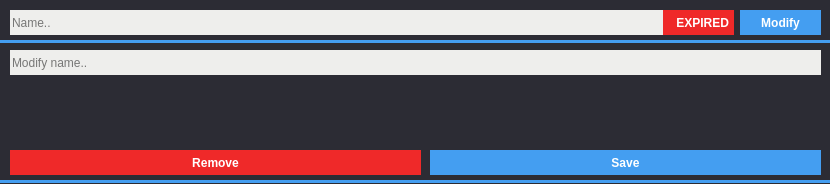
<?xml version="1.0" encoding="UTF-8"?>
<ui version="4.0">
 <class>DBWNameField</class>
 <widget class="QWidget" name="DBWNameField">
  <property name="geometry">
   <rect>
    <x>0</x>
    <y>0</y>
    <width>830</width>
    <height>184</height>
   </rect>
  </property>
  <property name="windowTitle">
   <string>Form</string>
  </property>
  <property name="styleSheet">
   <string notr="true">background-color: rgb(44, 44, 52);</string>
  </property>
  <widget class="QLineEdit" name="nameField">
   <property name="geometry">
    <rect>
     <x>10</x>
     <y>10</y>
     <width>721</width>
     <height>25</height>
    </rect>
   </property>
   <property name="styleSheet">
    <string notr="true">background-color: rgb(238, 238, 236);
color: rgb(0, 0, 0);
border-radius:0px</string>
   </property>
   <property name="text">
    <string/>
   </property>
   <property name="maxLength">
    <number>10000</number>
   </property>
   <property name="echoMode">
    <enum>QLineEdit::Normal</enum>
   </property>
   <property name="readOnly">
    <bool>true</bool>
   </property>
   <property name="placeholderText">
    <string>Name..</string>
   </property>
  </widget>
  <widget class="QPushButton" name="modify">
   <property name="geometry">
    <rect>
     <x>740</x>
     <y>10</y>
     <width>81</width>
     <height>25</height>
    </rect>
   </property>
   <property name="styleSheet">
    <string notr="true">QPushButton
{
border:0px;
background-color: rgb(93, 127, 247);
color: rgb(255, 255, 255);
font-weight: bold
}

QPushButton::checked {
background-color: rgb(68, 158, 241);
}</string>
   </property>
   <property name="text">
    <string>Modify</string>
   </property>
   <property name="checkable">
    <bool>true</bool>
   </property>
   <property name="checked">
    <bool>true</bool>
   </property>
  </widget>
  <widget class="QLineEdit" name="nameModify">
   <property name="geometry">
    <rect>
     <x>10</x>
     <y>50</y>
     <width>811</width>
     <height>25</height>
    </rect>
   </property>
   <property name="styleSheet">
    <string notr="true">background-color: rgb(238, 238, 236);
color: rgb(0, 0, 0);
border-radius:0px</string>
   </property>
   <property name="text">
    <string/>
   </property>
   <property name="maxLength">
    <number>10000</number>
   </property>
   <property name="echoMode">
    <enum>QLineEdit::Normal</enum>
   </property>
   <property name="placeholderText">
    <string>Modify name..</string>
   </property>
  </widget>
  <widget class="QPushButton" name="save">
   <property name="geometry">
    <rect>
     <x>430</x>
     <y>150</y>
     <width>391</width>
     <height>25</height>
    </rect>
   </property>
   <property name="styleSheet">
    <string notr="true">QPushButton
{
border:0px;
background-color: rgb(68, 158, 241);
color: rgb(255, 255, 255);
font-weight: bold
}

QPushButton::pressed {
background-color: rgb(93, 127, 247);
}</string>
   </property>
   <property name="text">
    <string>Save</string>
   </property>
  </widget>
  <widget class="QPushButton" name="remove">
   <property name="geometry">
    <rect>
     <x>10</x>
     <y>150</y>
     <width>411</width>
     <height>25</height>
    </rect>
   </property>
   <property name="styleSheet">
    <string notr="true">QPushButton
{
border:0px;
background-color: rgb(239, 41, 41);
color: rgb(255, 255, 255);
font-weight: bold
}

QPushButton::pressed {
background-color: rgb(164, 0, 0);
}</string>
   </property>
   <property name="text">
    <string>Remove</string>
   </property>
  </widget>
  <widget class="QWidget" name="expiration" native="true">
   <property name="geometry">
    <rect>
     <x>250</x>
     <y>90</y>
     <width>380</width>
     <height>46</height>
    </rect>
   </property>
  </widget>
  <widget class="QLabel" name="expireLabel">
   <property name="geometry">
    <rect>
     <x>663</x>
     <y>10</y>
     <width>71</width>
     <height>25</height>
    </rect>
   </property>
   <property name="styleSheet">
    <string notr="true">color: rgb(255, 255, 255);
background-color: rgb(239, 41, 41);
font-weight: bold</string>
   </property>
   <property name="text">
    <string>    EXPIRED</string>
   </property>
  </widget>
  <widget class="QLabel" name="downColor">
   <property name="geometry">
    <rect>
     <x>0</x>
     <y>40</y>
     <width>830</width>
     <height>3</height>
    </rect>
   </property>
   <property name="styleSheet">
    <string notr="true">background-color: rgb(68, 158, 241);</string>
   </property>
   <property name="text">
    <string/>
   </property>
  </widget>
  <widget class="QLabel" name="downColor_2">
   <property name="geometry">
    <rect>
     <x>0</x>
     <y>180</y>
     <width>830</width>
     <height>3</height>
    </rect>
   </property>
   <property name="styleSheet">
    <string notr="true">background-color: rgb(68, 158, 241);</string>
   </property>
   <property name="text">
    <string/>
   </property>
  </widget>
 </widget>
 <resources/>
 <connections/>
</ui>
